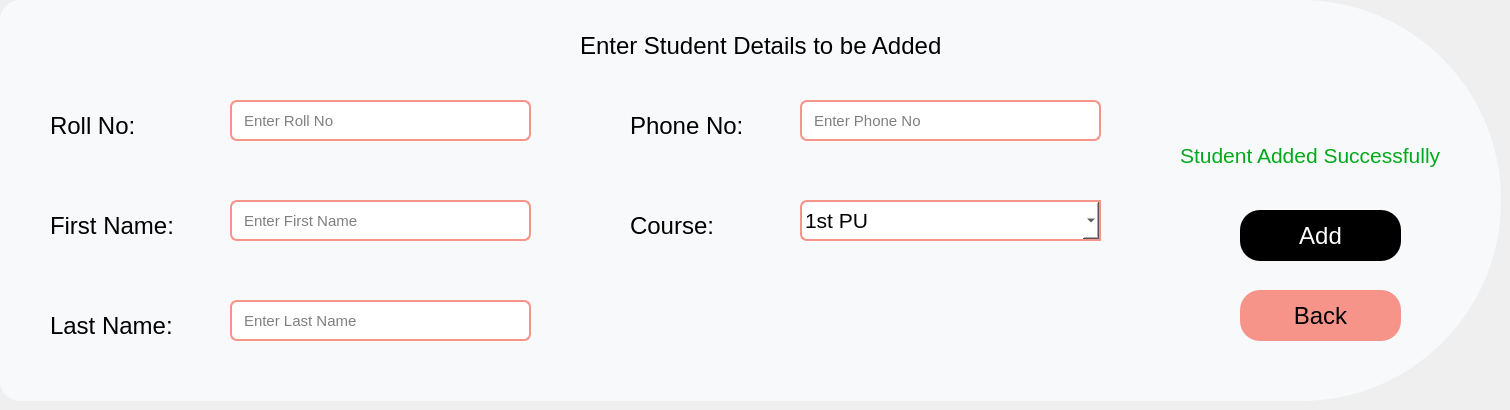
       <widget class="QWidget" name="adstudp">
        <widget class="QWidget" name="widget_8" native="true">
         <property name="geometry">
          <rect>
           <x>0</x>
           <y>0</y>
           <width>1501</width>
           <height>401</height>
          </rect>
         </property>
         <property name="styleSheet">
          <string notr="true">QWidget#widget_8{
background-color:rgb(248, 249, 250);
border:none;
border-top-right-radius:200px;
border-bottom-right-radius:200px;
border-top-left-radius:20px;
border-bottom-left-radius:20px;
}</string>
         </property>
         <widget class="QLineEdit" name="adstudfirst">
          <property name="geometry">
           <rect>
            <x>230</x>
            <y>200</y>
            <width>301</width>
            <height>41</height>
           </rect>
          </property>
          <property name="font">
           <font>
            <pointsize>11</pointsize>
           </font>
          </property>
          <property name="styleSheet">
           <string notr="true">border-radius:7px;
background-color: rgb(255, 255, 255);
border:2px solid #F79489;
padding-left:10px;
</string>
          </property>
          <property name="placeholderText">
           <string>Enter First Name</string>
          </property>
         </widget>
         <widget class="QLineEdit" name="adstudlast">
          <property name="geometry">
           <rect>
            <x>230</x>
            <y>300</y>
            <width>301</width>
            <height>41</height>
           </rect>
          </property>
          <property name="font">
           <font>
            <pointsize>11</pointsize>
           </font>
          </property>
          <property name="styleSheet">
           <string notr="true">border-radius:7px;
background-color: rgb(255, 255, 255);
border:2px solid #F79489;
padding-left:10px;
</string>
          </property>
          <property name="placeholderText">
           <string>Enter Last Name</string>
          </property>
         </widget>
         <widget class="QLineEdit" name="adstudphno">
          <property name="geometry">
           <rect>
            <x>800</x>
            <y>100</y>
            <width>301</width>
            <height>41</height>
           </rect>
          </property>
          <property name="font">
           <font>
            <pointsize>11</pointsize>
           </font>
          </property>
          <property name="styleSheet">
           <string notr="true">border-radius:7px;
background-color: rgb(255, 255, 255);
border:2px solid #F79489;
padding-left:10px;
</string>
          </property>
          <property name="placeholderText">
           <string>Enter Phone No</string>
          </property>
         </widget>
         <widget class="QLabel" name="label_17">
          <property name="geometry">
           <rect>
            <x>50</x>
            <y>210</y>
            <width>131</width>
            <height>31</height>
           </rect>
          </property>
          <property name="font">
           <font>
            <pointsize>18</pointsize>
            <weight>50</weight>
            <italic>false</italic>
            <bold>false</bold>
           </font>
          </property>
          <property name="text">
           <string>First Name:</string>
          </property>
         </widget>
         <widget class="QLabel" name="label_18">
          <property name="geometry">
           <rect>
            <x>50</x>
            <y>310</y>
            <width>131</width>
            <height>31</height>
           </rect>
          </property>
          <property name="font">
           <font>
            <pointsize>18</pointsize>
            <weight>50</weight>
            <italic>false</italic>
            <bold>false</bold>
           </font>
          </property>
          <property name="text">
           <string>Last Name:</string>
          </property>
         </widget>
         <widget class="QLabel" name="label_19">
          <property name="geometry">
           <rect>
            <x>630</x>
            <y>210</y>
            <width>151</width>
            <height>31</height>
           </rect>
          </property>
          <property name="font">
           <font>
            <pointsize>18</pointsize>
            <weight>50</weight>
            <italic>false</italic>
            <bold>false</bold>
           </font>
          </property>
          <property name="text">
           <string>Course:</string>
          </property>
         </widget>
         <widget class="QLabel" name="label_20">
          <property name="geometry">
           <rect>
            <x>630</x>
            <y>110</y>
            <width>121</width>
            <height>31</height>
           </rect>
          </property>
          <property name="font">
           <font>
            <pointsize>18</pointsize>
            <weight>50</weight>
            <italic>false</italic>
            <bold>false</bold>
           </font>
          </property>
          <property name="text">
           <string>Phone No:</string>
          </property>
         </widget>
         <widget class="QLabel" name="label_21">
          <property name="geometry">
           <rect>
            <x>580</x>
            <y>30</y>
            <width>371</width>
            <height>31</height>
           </rect>
          </property>
          <property name="font">
           <font>
            <pointsize>18</pointsize>
            <weight>50</weight>
            <italic>false</italic>
            <bold>false</bold>
           </font>
          </property>
          <property name="text">
           <string>Enter Student Details to be Added</string>
          </property>
         </widget>
         <widget class="QToolButton" name="adstudbcbtn">
          <property name="geometry">
           <rect>
            <x>1240</x>
            <y>290</y>
            <width>161</width>
            <height>51</height>
           </rect>
          </property>
          <property name="font">
           <font>
            <pointsize>18</pointsize>
           </font>
          </property>
          <property name="styleSheet">
           <string notr="true">QToolButton#adstudbcbtn{
background-color: #F79489;
border-radius:20px;
}


QToolButton#adstudbcbtn:pressed{

background-color: rgb(218, 218, 218);
}
</string>
          </property>
          <property name="text">
           <string>Back</string>
          </property>
         </widget>
         <widget class="QToolButton" name="adstudbtn">
          <property name="geometry">
           <rect>
            <x>1240</x>
            <y>210</y>
            <width>161</width>
            <height>51</height>
           </rect>
          </property>
          <property name="font">
           <font>
            <pointsize>18</pointsize>
           </font>
          </property>
          <property name="styleSheet">
           <string notr="true">QToolButton#adstudbtn{
background-color: rgb(0, 0, 0);
color: rgb(255, 255, 255);
border-radius:20px;
}
QToolButton#adstudbtn:hover{
color: rgb(85, 255, 0);
}
QToolButton#adstudbtn:pressed{
background-color: rgb(85, 255, 0);
color:rgb(0,0,0)
}</string>
          </property>
          <property name="text">
           <string>Add</string>
          </property>
         </widget>
         <widget class="QLabel" name="adstudexist">
          <property name="geometry">
           <rect>
            <x>1190</x>
            <y>130</y>
            <width>231</width>
            <height>51</height>
           </rect>
          </property>
          <property name="font">
           <font>
            <pointsize>17</pointsize>
           </font>
          </property>
          <property name="styleSheet">
           <string notr="true">color: rgb(232, 0, 0);
background-color:rgb(248, 249, 250);</string>
          </property>
          <property name="inputMethodHints">
           <set>Qt::ImhNone</set>
          </property>
          <property name="text">
           <string>Student already exist</string>
          </property>
         </widget>
         <widget class="QLabel" name="adstudemp">
          <property name="geometry">
           <rect>
            <x>1190</x>
            <y>130</y>
            <width>251</width>
            <height>51</height>
           </rect>
          </property>
          <property name="font">
           <font>
            <pointsize>16</pointsize>
           </font>
          </property>
          <property name="styleSheet">
           <string notr="true">color: rgb(232, 0, 0);
background-color:rgb(248, 249, 250);</string>
          </property>
          <property name="inputMethodHints">
           <set>Qt::ImhNone</set>
          </property>
          <property name="text">
           <string>Details cannot be empty</string>
          </property>
         </widget>
         <widget class="QLabel" name="adstudsucess">
          <property name="geometry">
           <rect>
            <x>1180</x>
            <y>130</y>
            <width>271</width>
            <height>51</height>
           </rect>
          </property>
          <property name="font">
           <font>
            <pointsize>16</pointsize>
           </font>
          </property>
          <property name="styleSheet">
           <string notr="true">color: rgb(2, 170, 27);
background-color:rgb(248, 249, 250);
</string>
          </property>
          <property name="inputMethodHints">
           <set>Qt::ImhNone</set>
          </property>
          <property name="text">
           <string>Student Added Successfully</string>
          </property>
         </widget>
         <widget class="QComboBox" name="adstudcombo">
          <property name="geometry">
           <rect>
            <x>800</x>
            <y>200</y>
            <width>301</width>
            <height>41</height>
           </rect>
          </property>
          <property name="font">
           <font>
            <pointsize>16</pointsize>
           </font>
          </property>
          <property name="layoutDirection">
           <enum>Qt::LeftToRight</enum>
          </property>
          <property name="autoFillBackground">
           <bool>false</bool>
          </property>
          <property name="styleSheet">
           <string notr="true">border-top-left-radius:7px;
border-bottom-left-radius:7px;
background-color: rgb(255, 255, 255);
border:2px solid #F79489;



</string>
          </property>
          <property name="maxVisibleItems">
           <number>20</number>
          </property>
          <item>
           <property name="text">
            <string>1st PU</string>
           </property>
          </item>
          <item>
           <property name="text">
            <string>2nd PU</string>
           </property>
          </item>
          <item>
           <property name="text">
            <string>1st BA</string>
           </property>
          </item>
          <item>
           <property name="text">
            <string>2nd BA</string>
           </property>
          </item>
          <item>
           <property name="text">
            <string>3rd BA</string>
           </property>
          </item>
          <item>
           <property name="text">
            <string>1st BCOM</string>
           </property>
          </item>
          <item>
           <property name="text">
            <string>2nd BCOM</string>
           </property>
          </item>
          <item>
           <property name="text">
            <string>3rd BCOM</string>
           </property>
          </item>
          <item>
           <property name="text">
            <string>1st BSC</string>
           </property>
          </item>
          <item>
           <property name="text">
            <string>2nd BSC</string>
           </property>
          </item>
          <item>
           <property name="text">
            <string>3rd BSC</string>
           </property>
          </item>
          <item>
           <property name="text">
            <string>1st BCA</string>
           </property>
          </item>
          <item>
           <property name="text">
            <string>2nd BCA</string>
           </property>
          </item>
          <item>
           <property name="text">
            <string>3rd BCA</string>
           </property>
          </item>
          <item>
           <property name="text">
            <string>1st MSC</string>
           </property>
          </item>
          <item>
           <property name="text">
            <string>2nd MSC</string>
           </property>
          </item>
         </widget>
         <widget class="QLabel" name="label_25">
          <property name="geometry">
           <rect>
            <x>50</x>
            <y>110</y>
            <width>131</width>
            <height>31</height>
           </rect>
          </property>
          <property name="font">
           <font>
            <pointsize>18</pointsize>
            <weight>50</weight>
            <italic>false</italic>
            <bold>false</bold>
           </font>
          </property>
          <property name="text">
           <string>Roll No:</string>
          </property>
         </widget>
         <widget class="QLineEdit" name="adstudroll">
          <property name="geometry">
           <rect>
            <x>230</x>
            <y>100</y>
            <width>301</width>
            <height>41</height>
           </rect>
          </property>
          <property name="font">
           <font>
            <pointsize>11</pointsize>
           </font>
          </property>
          <property name="styleSheet">
           <string notr="true">border-radius:7px;
background-color: rgb(255, 255, 255);
border:2px solid #F79489;
padding-left:10px;
</string>
          </property>
          <property name="placeholderText">
           <string>Enter Roll No</string>
          </property>
         </widget>
        </widget>
       </widget>
